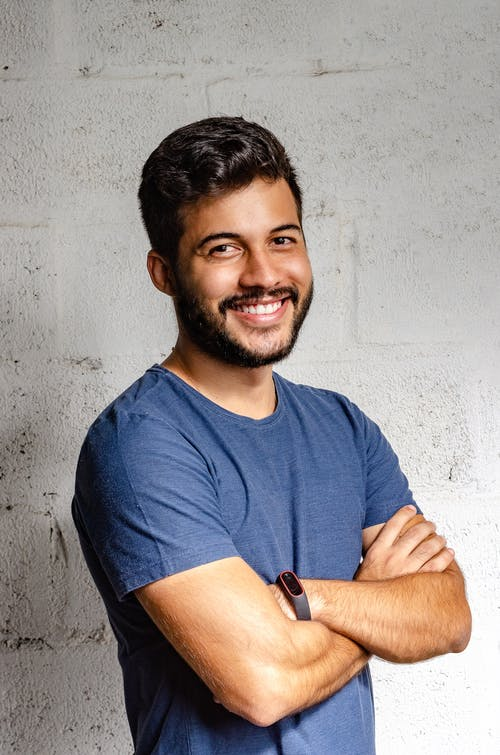
#> input picture img_enhancer_module/test.jpeg, 500 x 755 px, found by its file name
$ python enhance_my_img.py
#> lines starting #> are read from the running program, lines starting #| are printed output that depends on the picture
import cv2 as cv
from cv2 import waitKey
import numpy as np
import PIL
from PIL import Image,ImageFilter
import numpy
filters=[]
params=[]
backRmapi='yMp43NNBqnCosi67pj5y87F5'
w,h=200,300
pt2=np.float32([[0,0],[w,0],[0,h],[w,h]])
pt1=[]

def val(x):
    return x


# [26 lines left out: functions plainRGB, blurImga, not called in this run]
# [21 lines of commented-out code are left out]


def defFilters(imgi,fils):
    filterss = [cv.COLOR_BGR2GRAY, cv.COLOR_BGR2RGB]
    return cv.cvtColor(imgi,filterss[fils])

# [20 lines left out: functions plainNEGRGB, wrapContent, not called in this run]


def cropImg(img,pt1,pt2):
    return img[pt1[0]:pt2[0],pt1[1]:pt2[1]]

PILFilters=[ImageFilter.UnsharpMask(100),ImageFilter.SMOOTH
    ,ImageFilter.DETAIL]
def filter1(img,filter):
    imt1=Image.fromarray(img)
    imt2=imt1.filter(filter=PILFilters[filter])
    open_cv_image = numpy.array(imt2)
    # Convert RGB to BGR
    open_cv_image = open_cv_image[:, :, ::-1].copy()
    return open_cv_image


# filter1(cv.cvtColor(img2,cv.COLOR_RGB2BGR))
# cv.imshow('crop',cropImg(img2,(0,0),(200,200)))
# [31 lines left out: functions Pixalete, AutoEnhance, removeBack, not called in this run]
def mergeWithFilter(imgFore,imgBack):
    if(len(imgBack.shape)<3):
        imgBack=cv.merge((imgBack,imgBack,imgBack))
    x,y,_=imgBack.shape
    imgF=cv.resize(imgFore,(y,x))
    added_image = cv.addWeighted(imgBack,0.3,imgF,1,0)

    return added_image
# [16 lines left out: function HBFilter, not called in this run]


if __name__=="__main__":
    img=cv.imread(r'C:\Users\Pradhyuman Pandey\Downloads\LOC\LOC4.0_Dynamic-Developers\img_enhancer_module\test.jpeg')
#> img is the input picture: shape (755, 500, 3); mean B, G, R 147.8, 148.4, 155.6
    img2=filter1(cv.cvtColor(img,cv.COLOR_BGR2RGB),2)
    # removeBack(r'C:\Users\Pradhyuman Pandey\Downloads\LOC\LOC4.0_Dynamic-Developers\img_enhancer_module\test.jpeg','no-back.png')
    imt=cv.imread('no-back.png')
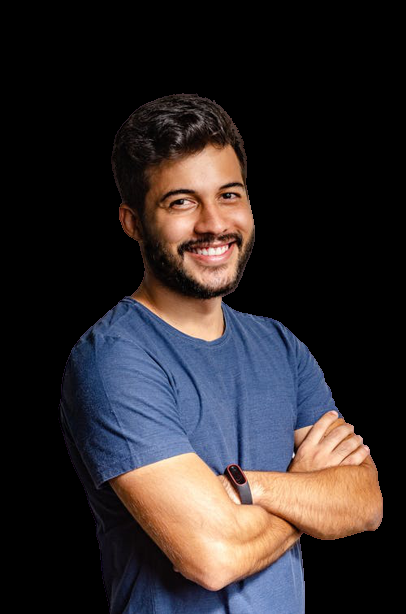
#> input picture no-back.png, 406 x 614 px, found by its file name
#> imt is the input picture: shape (614, 406, 3); mean B, G, R 42.3, 41.1, 47
    img2=mergeWithFilter(imt,img2)
#> in mergeWithFilter, `added_image = cv.addWeighted(imgBack,0.3,imgF,1,0)`:
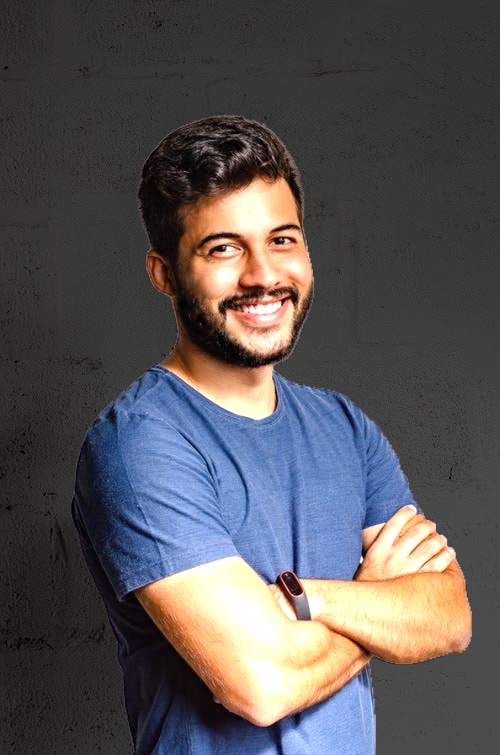
#> added_image: shape (755, 500, 3); mean B, G, R 86.5, 84.8, 88.2

    cv.imwrite('XfilterNEG.jpg',img2)

    # [8 lines of commented-out code are left out]
